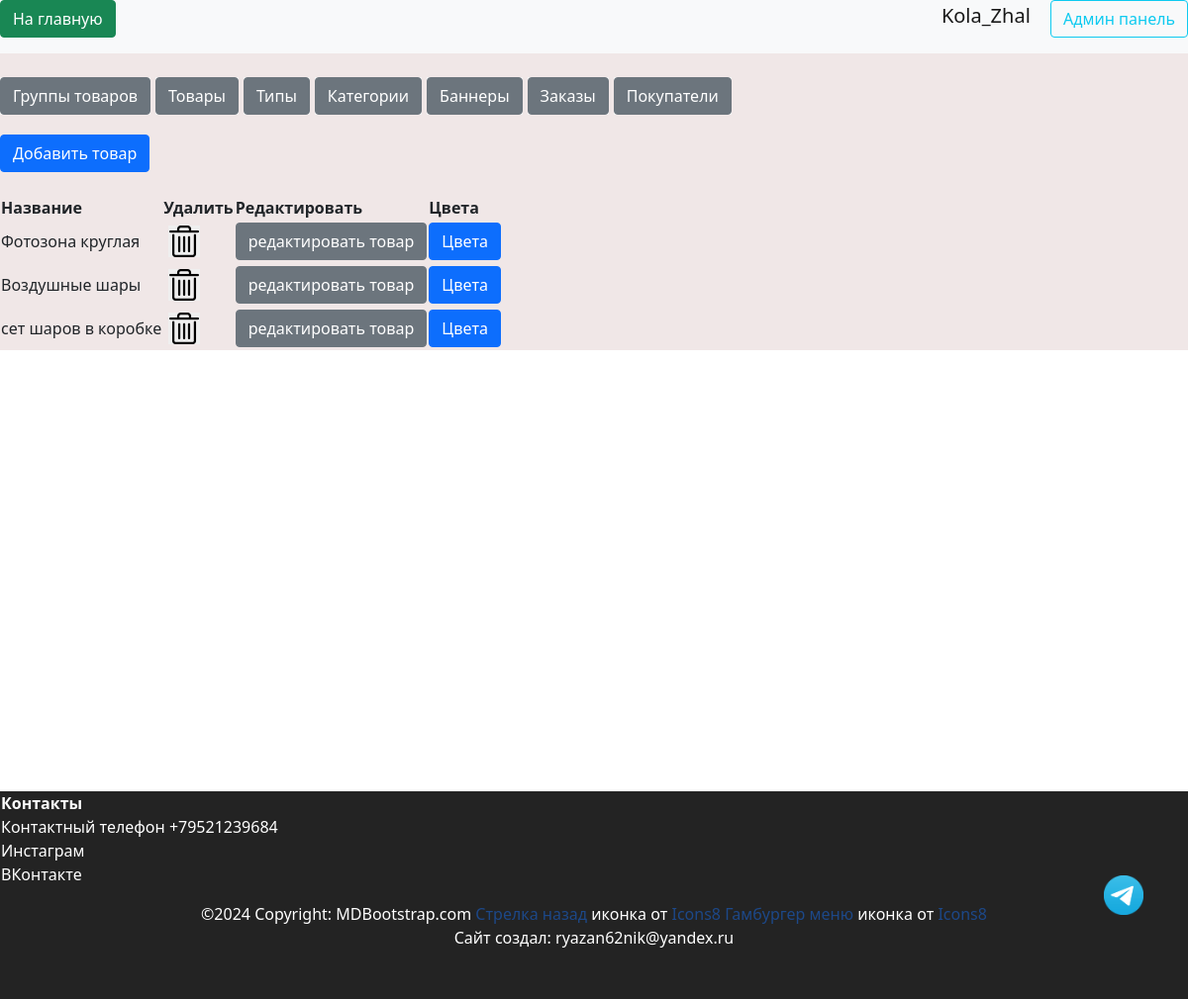
Page /admin/productsgroups (signed in) on the earlier database version.
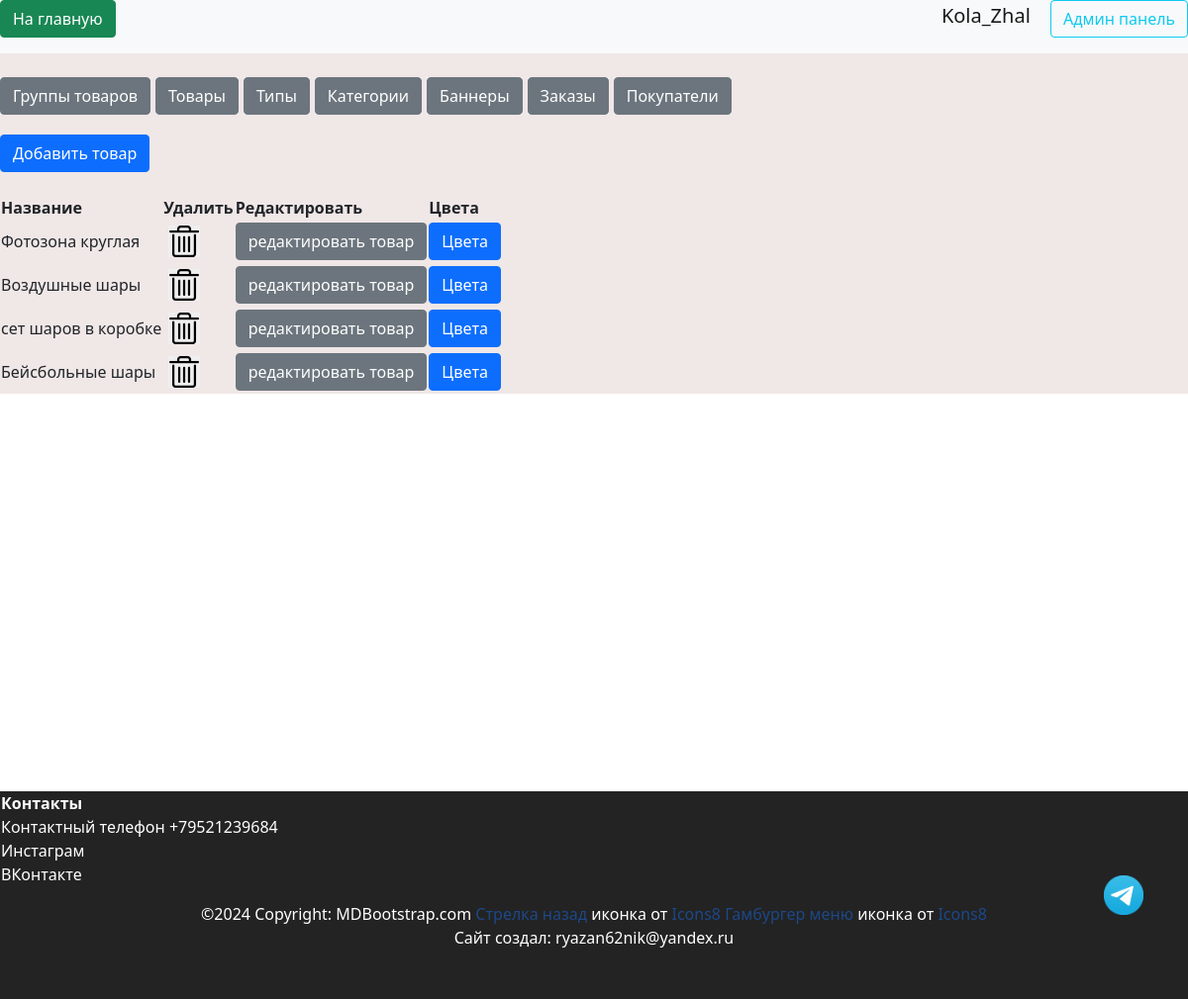
Same page on the later database version.
### data/products_group.py (models this page shows, shortened)
class ProductGroup(SqlAlchemyBase, SerializerMixin):
    __tablename__ = 'product_group'
    id = sqlalchemy.Column(sqlalchemy.Integer,
                           primary_key=True, autoincrement=True)
    title = sqlalchemy.Column(sqlalchemy.String, nullable=True)
    description = sqlalchemy.Column(sqlalchemy.String, nullable=True)
    type = sqlalchemy.Column(sqlalchemy.Integer, sqlalchemy.ForeignKey("types.id"))
    type_relation = orm.relationship('Types')
    products = orm.relationship("Products", back_populates='product_group')
    comments = orm.relationship("Comments", back_populates='product_group')

### server.py (the view)
@app.route("/admin/productsgroups", methods=["GET", "POST"])
@login_required
def admin_productsgroup():
    if not current_user.admin:
        return render_template("pages/no_rights.html")
    with db_session.create_session() as db_sess:
        productgroups = db_sess.query(ProductGroup).all()
        return render_template(
            "pages/admin_product_groups.html",
            title="Админ панель",
            productgroups=productgroups,
        )

### data/db_session.py (called while the page is built)
def create_session() -> Session:
    global __factory
    return __factory()

### server.py (called while the page is built)
@login_manager.user_loader
def load_user(user_id):
    db_sess = db_session.create_session()
    return db_sess.query(User).filter(User.id == user_id).first()

### templates/pages/admin_product_groups.html
{% extends "pages/base_admin.html" %}
{% block admincontent %}
<div>
    {% if current_user.is_authenticated %}
    <a href="/admin/add-productgroup" class="btn btn-primary">Добавить товар</a>
    {% endif %}
</div>
<br>
<div style="overflow: auto;">
    <table>
        <tr>
            <th>Название</th>
            <th>Удалить</th>
            <th>Редактировать</th>
            <th>Цвета</th>
        </tr>
        {% for productgroup in productgroups %}
        <tr>
            <td>{{ productgroup.title }}</td>
            <td>
                <button type="submit" onclick="show_me({{productgroup.id}}, 'productgroup');" class="delete-button">
                </button>
            </td>
            <td>
                <a href="/admin/edit-productgroup/{{productgroup.id}}" class="btn btn-secondary">редактировать товар</a>
            </td>
            <td>
                <a href="/admin/products-productgroup/{{productgroup.id}}" class="btn btn-primary">Цвета</a>
            </td>
        </tr>
        {% endfor %}
    </table>
</div>
{% endblock %}

Differences in the rows shown:
added ProductGroup: title "Бейсбольные шары"
